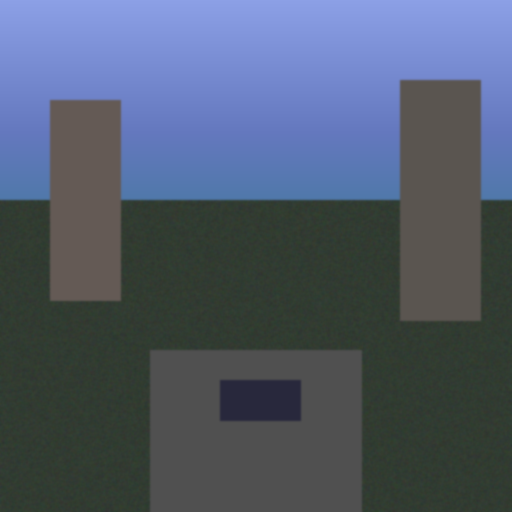
#> input picture data/roadscene_vis.png, 512 x 512 px
$ python qual_metrics.py --ir data/roadscene_vis.png --vis data/roadscene_vis.png --fused data/roadscene_vis.png
#> lines starting #> are read from the running program, lines starting #| are printed output that depends on the picture
"""
Standalone Quality Metrics Computation
Computes fusion quality metrics for a single IR/VIS/Fused image triplet.
Usage: python qual_metrics.py --ir path/to/ir.png --vis path/to/vis.png --fused path/to/fused.png
"""
import os
import sys
import argparse
import cv2
import numpy as np
from skimage.metrics import structural_similarity as ssim
from scipy.stats import entropy


def mutual_information(a, b):
    """Compute Mutual Information between two grayscale images."""
    h, _, _ = np.histogram2d(a.ravel(), b.ravel(), bins=256)
    pxy = h / np.sum(h)
    px = np.sum(pxy, axis=1)
    py = np.sum(pxy, axis=0)
    px_py = px[:, None] * py[None, :]
    nz = pxy > 0
    return float(np.sum(pxy[nz] * np.log2(pxy[nz] / px_py[nz])))


def corr_coeff(a, b):
    """Compute Correlation Coefficient between two images."""
    return float(np.corrcoef(a.flatten(), b.flatten())[0, 1])


def entropy_val(img):
    """Compute Shannon Entropy of an image."""
    hist, _ = np.histogram(img.flatten(), bins=256, density=True)
    hist = hist[hist > 0]
    return float(entropy(hist))


def spatial_freq(img):
    """Compute Spatial Frequency of an image."""
    rf = np.diff(img.astype(np.float64), axis=0)
    cf = np.diff(img.astype(np.float64), axis=1)
    return float(np.sqrt(np.mean(rf**2) + np.mean(cf**2)))


def average_gradient(img):
    """Compute Average Gradient of an image."""
    gx, gy = np.gradient(img.astype(np.float64))
    return float(np.mean(np.sqrt(gx**2 + gy**2)))


def vif_metric(ref, dist):
    """Compute VIF (Visual Information Fidelity)."""
    try:
        from sewar.full_ref import vifp
        return float(vifp(ref, dist))
    except ImportError:
        sigma1_sq = cv2.GaussianBlur(ref.astype(np.float64) ** 2, (11, 11), 1.5) - \
                    cv2.GaussianBlur(ref.astype(np.float64), (11, 11), 1.5) ** 2
        sigma2_sq = cv2.GaussianBlur(dist.astype(np.float64) ** 2, (11, 11), 1.5) - \
                    cv2.GaussianBlur(dist.astype(np.float64), (11, 11), 1.5) ** 2
        sigma12 = cv2.GaussianBlur(ref.astype(np.float64) * dist.astype(np.float64), (11, 11), 1.5) - \
                  cv2.GaussianBlur(ref.astype(np.float64), (11, 11), 1.5) * \
                  cv2.GaussianBlur(dist.astype(np.float64), (11, 11), 1.5)
        eps = 1e-10
        sigma_nsq = 2.0
        g = sigma12 / (sigma1_sq + eps)
        sv_sq = sigma2_sq - g * sigma12
        g = np.maximum(g, 0)
        sv_sq = np.maximum(sv_sq, eps)
        num = np.log2(1 + g ** 2 * sigma1_sq / (sv_sq + eps) + eps)
        den = np.log2(1 + sigma1_sq / sigma_nsq)
        vif = np.sum(num + eps) / (np.sum(den) + eps)
        return float(np.clip(vif, 0, 1))


def compute_all_metrics(ir_img, vis_img, fus_img):
    """Compute all quality metrics for a fused image."""
    # Resize if shapes don't match (use fused as reference)
    h, w = fus_img.shape[:2]
    if ir_img.shape[:2] != (h, w):
        ir_img = cv2.resize(ir_img, (w, h))
    if vis_img.shape[:2] != (h, w):
        vis_img = cv2.resize(vis_img, (w, h))

    results = {
        "MI (IR,F)"   : mutual_information(ir_img, fus_img),
        "MI (VIS,F)"  : mutual_information(vis_img, fus_img),
        "SSIM (IR,F)" : ssim(ir_img, fus_img, data_range=255),
        "SSIM (VIS,F)": ssim(vis_img, fus_img, data_range=255),
        "CC (IR,F)"   : corr_coeff(ir_img, fus_img),
        "CC (VIS,F)"  : corr_coeff(vis_img, fus_img),
        "EN (F)"      : entropy_val(fus_img),
        "SD (F)"      : float(np.std(fus_img)),
        "SF (F)"      : spatial_freq(fus_img),
        "AG (F)"      : average_gradient(fus_img),
        "VIF (IR,F)"  : vif_metric(ir_img, fus_img),
        "VIF (VIS,F)" : vif_metric(vis_img, fus_img),
    }
    return results


def main():
    parser = argparse.ArgumentParser(
        description="Compute quality metrics for IR-VIS image fusion"
    )
    parser.add_argument("--ir", type=str, required=True, help="Path to infrared image")
    parser.add_argument("--vis", type=str, required=True, help="Path to visible image")
    parser.add_argument("--fused", type=str, required=True, help="Path to fused image")
    args = parser.parse_args()

    # Load images
    ir_img = cv2.imread(args.ir, cv2.IMREAD_GRAYSCALE)
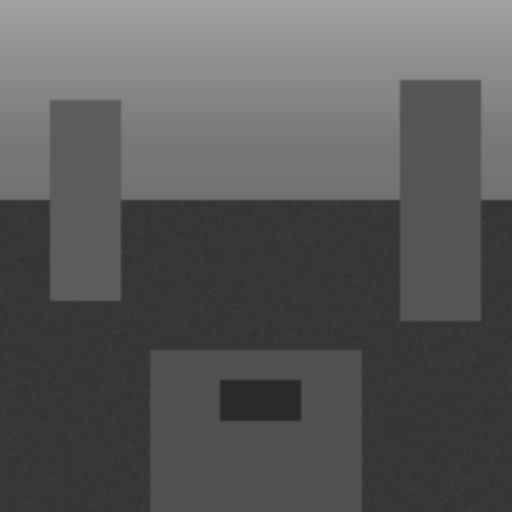
#> ir_img: shape (512, 512); min 42, max 162, mean 88.2
    vis_img = cv2.imread(args.vis, cv2.IMREAD_GRAYSCALE)
    fus_img = cv2.imread(args.fused, cv2.IMREAD_GRAYSCALE)

    for name, img, path in [("IR", ir_img, args.ir), ("VIS", vis_img, args.vis), ("FUSED", fus_img, args.fused)]:
        if img is None:
            print(f"Error: Failed to load {name} image: {path}")
            sys.exit(1)
#> this loop made 3 passes
#> name on passes 1 to 3: 'IR', 'VIS', 'FUSED'

    print("Images loaded:")
    print(f"  IR:    {args.ir} ({ir_img.shape})")
#|   IR:    data/roadscene_vis.png ((512, 512))
    print(f"  VIS:   {args.vis} ({vis_img.shape})")
#|   VIS:   data/roadscene_vis.png ((512, 512))
    print(f"  FUSED: {args.fused} ({fus_img.shape})")
#|   FUSED: data/roadscene_vis.png ((512, 512))

    results = compute_all_metrics(ir_img, vis_img, fus_img)
#> in mutual_information, `h, _, _ = np.histogram2d(a.ravel(), b.ravel(), bins=256)`:
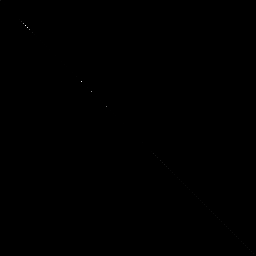
#> h: shape (256, 256) float64; min 0, max 32828, mean 4; drawn with min black and max white
#> in mutual_information, `px = np.sum(pxy, axis=1)`: px = 256 values, max 0.125 at index 25, min 0 at index 1, mean 0.00391
#> in mutual_information, `py = np.sum(pxy, axis=0)`: py has the same summary as px
#> in mutual_information, `nz = pxy > 0`:
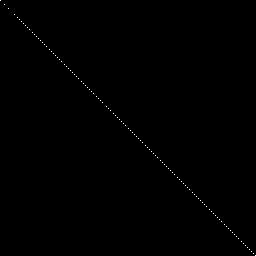
#> nz: shape (256, 256) bool; 0.18% white in thin lines or dots
#> in entropy_val, `hist, _ = np.histogram(img.flatten(), bins=256, density=True)`: hist = 256 values, max 0.267 at index 25, min 0 at index 1, mean 0.00833
#> in entropy_val, `hist = hist[hist > 0]`: hist = 116 values, max 0.267 at index 8, min 8.14e-06 at index 3, mean 0.0184
#> in spatial_freq, `rf = np.diff(img.astype(np.float64), axis=0)`:
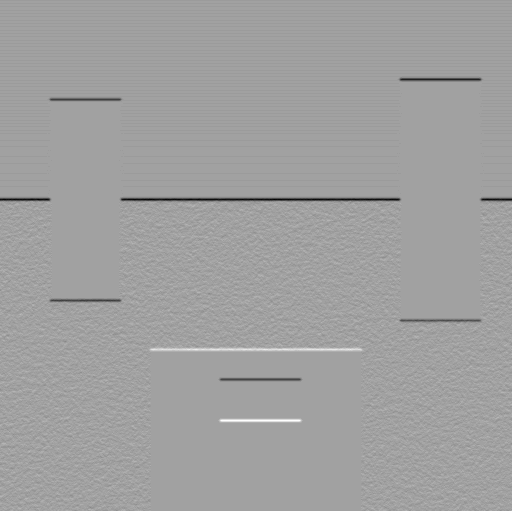
#> rf: shape (511, 512) float64; min -26, max 15, mean -0.19; drawn with min black and max white
#> in spatial_freq, `cf = np.diff(img.astype(np.float64), axis=1)`:
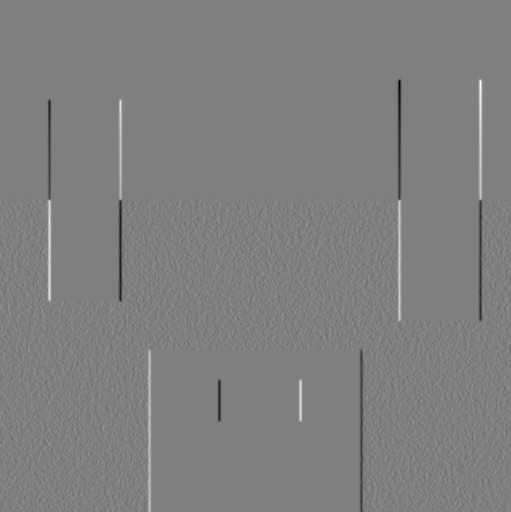
#> cf: shape (512, 511) float64; min -21, max 21, mean 0; drawn with min black and max white

    print("\n===== QUALITY METRICS =====")
    for k, v in results.items():
        print(f"{k:18s}: {v:.4f}")


if __name__ == "__main__":
    main()
#> (the call stopped at in vif_metric, `return float(vifp(ref, dist))`: sewar is not available in this run)
